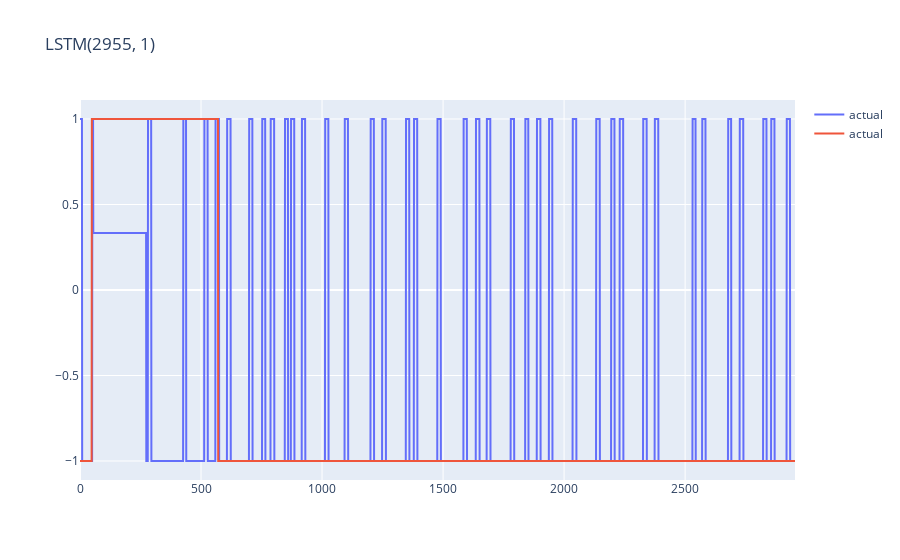
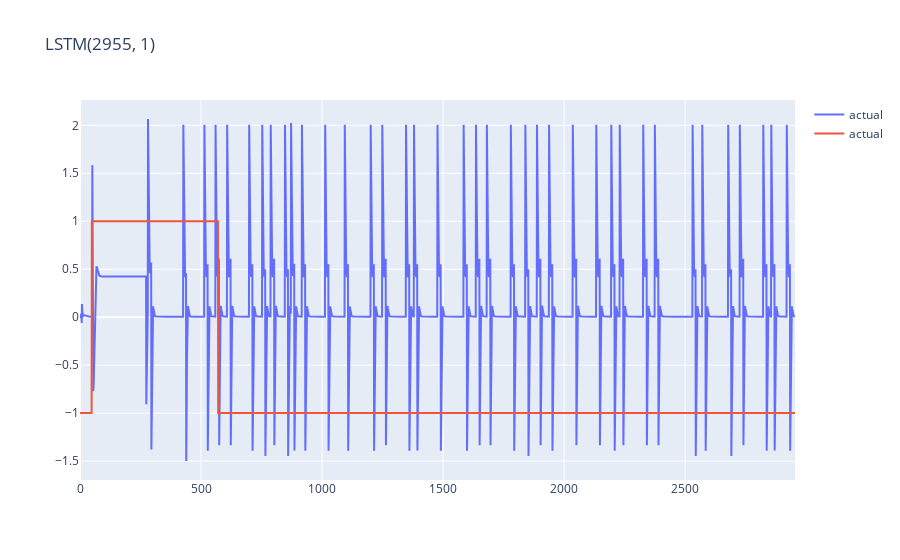
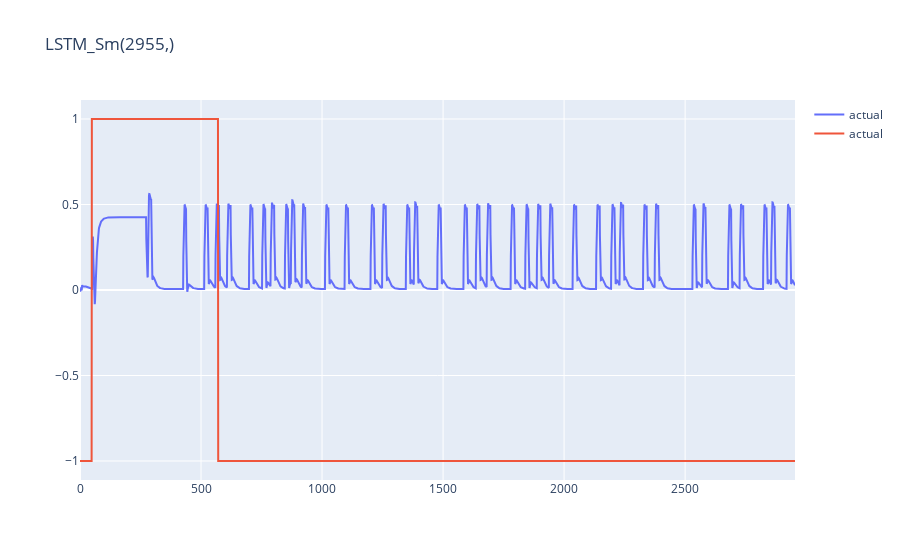
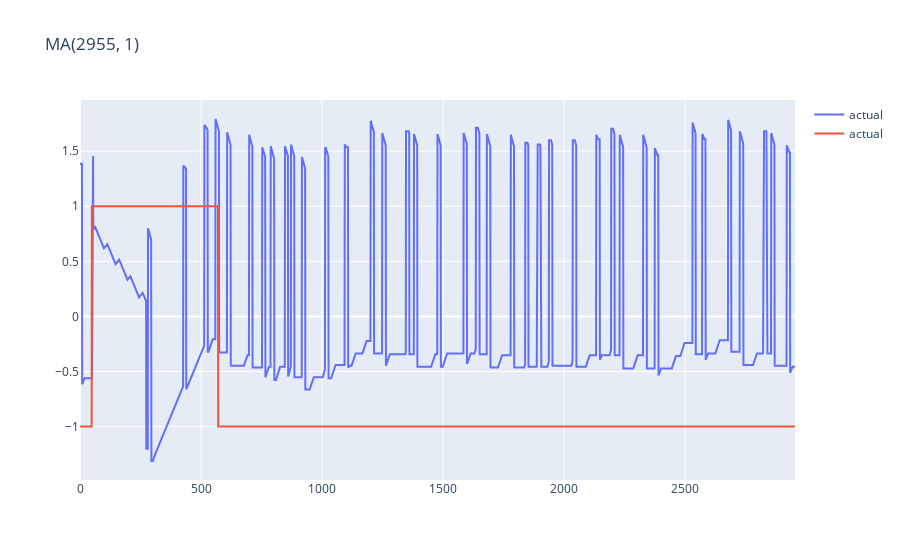

The notebook cell these images were saved under, in order:
### Code cell
import plotly.graph_objects as go

trace = [go.Scatter(y= y_test[:,0], mode='lines',name='actual'),go.Scatter(y= Label, mode='lines',name='actual')]
layout = go.Layout( title='Real'+str(errLSTM.shape))
fig = go.Figure(data=trace, layout=layout)
fig.show()

trace = [go.Scatter(y= errLSTM[:,0], mode='lines',name='actual'),go.Scatter(y= Label, mode='lines',name='actual')]
layout = go.Layout( title='LSTM'+str(errLSTM.shape))
fig = go.Figure(data=trace, layout=layout)
fig.show()

trace = [go.Scatter(y= e_s, mode='lines',name='actual'),go.Scatter(y= Label, mode='lines',name='actual')]
layout = go.Layout( title='LSTM_Sm'+str(e_s.shape))
fig = go.Figure(data=trace, layout=layout)
fig.show()

trace = [go.Scatter(y= moving_averages_arr[:,0], mode='lines',name='actual'),go.Scatter(y= Label, mode='lines',name='actual')]
layout = go.Layout( title='MA'+str(moving_averages_arr.shape))
fig = go.Figure(data=trace, layout=layout)
fig.show()

trace = [go.Scatter(y= spec_chan_arr[:,0], mode='lines',name='actual'),go.Scatter(y= Label, mode='lines',name='actual')]
layout = go.Layout( title='FFT')
fig = go.Figure(data=trace, layout=layout)
fig.show()

### Figure 1 — Plotly figure (JSON) as saved in the notebook; plotly's stock layout.template omitted (floating-point values rounded to 4 significant figures; data arrays with more than 128 entries replaced by an {"elided": "..."} marker saying what was removed)
{"data": [{"mode": "lines", "name": "actual", "type": "scatter", "y": {"elided": "2955 float values"}}, {"mode": "lines", "name": "actual", "type": "scatter", "y": {"elided": "2955 int values"}}], "layout": {"title": {"text": "LSTM(2955, 1)"}}}

### Figure 2 — Plotly figure (JSON) as saved in the notebook; plotly's stock layout.template omitted (floating-point values rounded to 4 significant figures; data arrays with more than 128 entries replaced by an {"elided": "..."} marker saying what was removed)
{"data": [{"mode": "lines", "name": "actual", "type": "scatter", "y": {"elided": "2955 float values"}}, {"mode": "lines", "name": "actual", "type": "scatter", "y": {"elided": "2955 int values"}}], "layout": {"title": {"text": "LSTM(2955, 1)"}}}

### Figure 3 — Plotly figure (JSON) as saved in the notebook; plotly's stock layout.template omitted (floating-point values rounded to 4 significant figures; data arrays with more than 128 entries replaced by an {"elided": "..."} marker saying what was removed)
{"data": [{"mode": "lines", "name": "actual", "type": "scatter", "y": {"elided": "2955 float values"}}, {"mode": "lines", "name": "actual", "type": "scatter", "y": {"elided": "2955 int values"}}], "layout": {"title": {"text": "LSTM_Sm(2955,)"}}}

### Figure 4 — Plotly figure (JSON) as saved in the notebook; plotly's stock layout.template omitted (floating-point values rounded to 4 significant figures; data arrays with more than 128 entries replaced by an {"elided": "..."} marker saying what was removed)
{"data": [{"mode": "lines", "name": "actual", "type": "scatter", "y": {"elided": "2955 float values"}}, {"mode": "lines", "name": "actual", "type": "scatter", "y": {"elided": "2955 int values"}}], "layout": {"title": {"text": "MA(2955, 1)"}}}
